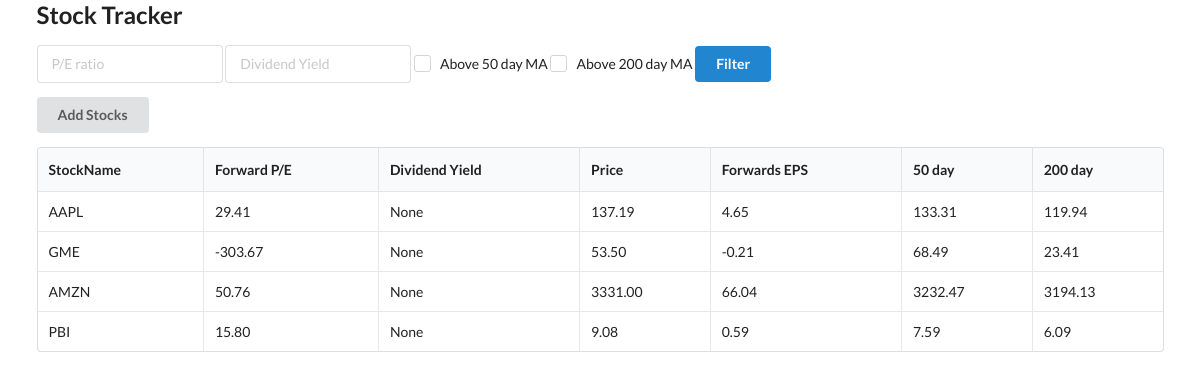
The page / on the database its author committed.
### dbmodels.py (models this page shows)
class StockData(Base):
    __tablename__ = "StockData"
    id = Column(Integer, primary_key=True, index=True)
    stockname = Column(String, unique= True, index=True)
    price = Column(Numeric(10,2))
    forward_pe = Column(Numeric(10,2))
    forward_eps = Column(Numeric(10,2))
    dividend_yield = Column(Numeric(10,2))
    ma50 = Column(Numeric(10,2))
    ma200 = Column(Numeric(10,2))

### main.py (the view)
@app.get("/")
def dashboard(request: Request, forward_pe = None, dividend_yield = None, ma50 = None, ma200 = None, db: Session = Depends(get_db)):
    Stocks = db.query(StockData)
    if forward_pe:
        Stocks = Stocks.filter(StockData.forward_pe < forward_pe)
    if dividend_yield:
        Stocks = Stocks.filter(StockData.dividend_yield > dividend_yield)
    if ma50:
        Stocks = Stocks.filter(StockData.price > ma50)
    if dividend_yield:
        Stocks = Stocks.filter(StockData.price > ma200)
    return templates.TemplateResponse("dashboard.html",{
        "request": request,
        "Stocks": Stocks,
        "dividend_yield": dividend_yield,
        "forward_pe": forward_pe,
        "ma200": ma200,
        "ma50": ma50
    })

### templates/dashboard.html (shortened to what this page needs)
{% extends  "layout.html" %}
{% block content %}
<form>
<div class="ui input">
    <input name="forward_pe" type="text" placeholder="P/E ratio" value="{{ forward_pe or ''}}">
</div>
<div class="ui input">
    <input name="dividend_yield" type="text" placeholder="Dividend Yield" value="{{ dividend_yield or '' }}">
</div>
<div class="ui checkbox">
    <label>Above 50 day MA</label>
</div>
<div class="ui checkbox">
    <label>Above 200 day MA</label>
</div>
<button type="submit" class="ui button primary">
    Filter
</button>
</form>
<div>
    <button id="Add_Stocks" class="ui button">Add Stocks</button>
</div>
<table class="ui celled table">
    <thead>
      <tr>
            <th>StockName</th>
            <th>Forward P/E</th>
            <th>Dividend Yield</th>
            <th>Price</th>
            <th>Forwards EPS</th>
            <th>50 day</th>
            <th>200 day</th>
    </tr></thead>
    <tbody>
        {% for stocks in Stocks %}
      <tr>
        <td>{{ stocks.stockname }}</td>
        <td>{{ stocks.forward_pe }}</td>
        <td>{{ stocks.dividend_yield }}</td>
        <td>{{ stocks.price }}</td>
        <td>{{ stocks.forward_eps }}</td>
        <td>{{ stocks.ma50 }}</td>
        <td>{{ stocks.ma200 }}</td>
      </tr>
      {% endfor %}
    </tbody>
  </table>
{% endblock %}

### templates/layout.html (shortened to what this page needs)
<html>
    <head>
        <link rel="stylesheet" href="https://cdn.jsdelivr.net/npm/semantic-ui@2.4.2/dist/semantic.min.css">
    </head>
    <body>
        <div class="ui container">
            <h2>Stock Tracker</h2>
            {% block content %}
            {% endblock %}
        </div>
    </body>
</html>

### rows shown on the page
StockData: stockname "AAPL", forward_pe "29.41", dividend_yield "None", price "137.19", forward_eps "4.65", ma50 "133.31", ma200 "119.94"
StockData: stockname "GME", forward_pe "-303.67", dividend_yield "None", price "53.50", forward_eps "-0.21", ma50 "68.49", ma200 "23.41"
StockData: stockname "AMZN", forward_pe "50.76", dividend_yield "None", price "3331.00", forward_eps "66.04", ma50 "3232.47", ma200 "3194.13"
StockData: stockname "PBI", forward_pe "15.80", dividend_yield "None", price "9.08", forward_eps "0.59", ma50 "7.59", ma200 "6.09"
